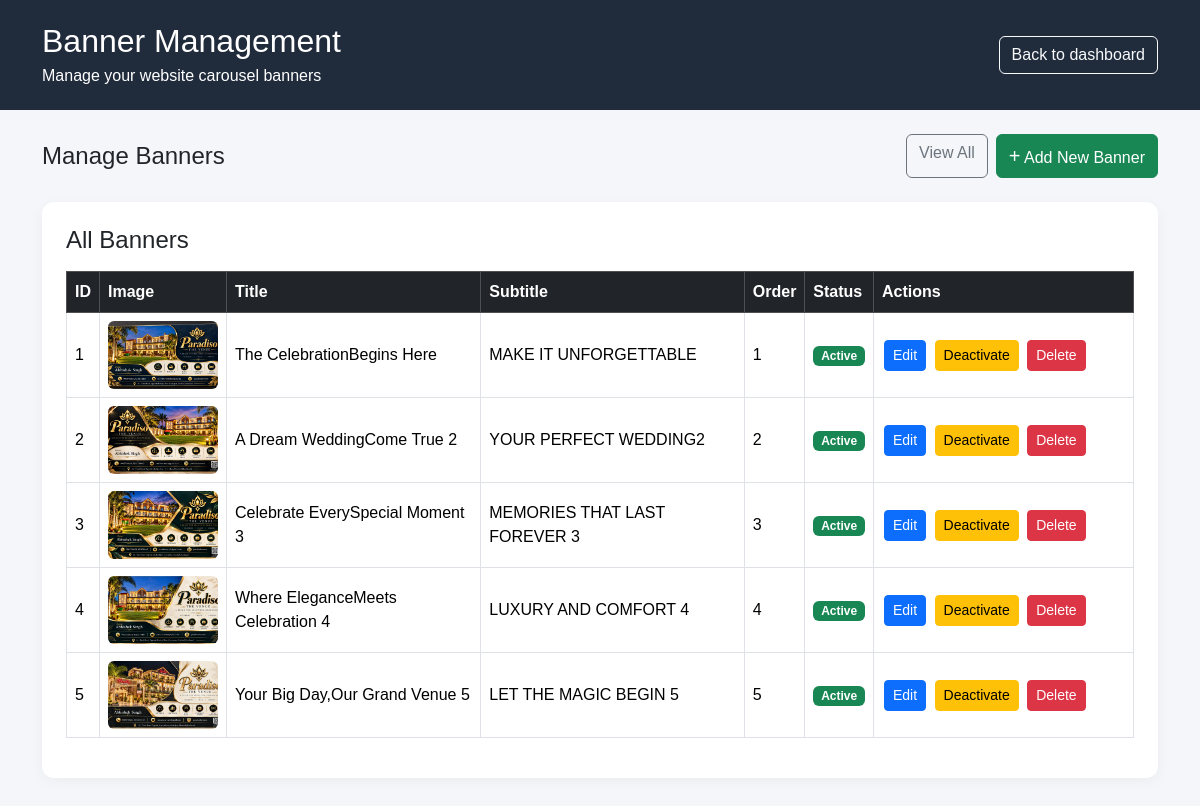
Screenshot of /manage_banner.php (signed in) with the database file from the repository.
### tables this page shows
CREATE TABLE `banners` (
  `id` int(11) NOT NULL,
  `banner_title` varchar(200) NOT NULL,
  `banner_subtitle` varchar(255) NOT NULL,
  `banner_description` text DEFAULT NULL,
  `banner_image` varchar(255) NOT NULL,
  `button_text` varchar(100) DEFAULT 'GET IN TOUCH',
  `button_link` varchar(255) DEFAULT '#contact',
  `sort_order` int(11) DEFAULT 0,
  `status` tinyint(1) DEFAULT 1,
  `created_at` timestamp NOT NULL DEFAULT current_timestamp()
);

### manage_banner.php (the view, shortened to what this page needs)
<?php
require_once __DIR__ . '/config/db.php';
$self = strtok($_SERVER['REQUEST_URI'], '?');
$self = $self ?: $_SERVER['PHP_SELF'];
function e($value) {
    return htmlspecialchars((string)$value, ENT_QUOTES, 'UTF-8');
}
$result = $conn->query('SELECT * FROM banners ORDER BY sort_order ASC, id DESC');
?>
<!DOCTYPE html>
<html lang="en">
<head>
    <link href="https://cdn.jsdelivr.net/npm/bootstrap@5.3.3/dist/css/bootstrap.min.css" rel="stylesheet">
</head>
<body>
<header class="admin-header">
    <div class="container d-flex justify-content-between align-items-center flex-wrap gap-3">
        <div>
            <h2 class="mb-1">Banner Management</h2>
            <p class="mb-0">Manage your website carousel banners</p>
        </div>
          <a href="dashboard.php" class="btn btn-outline-light">
            Back to dashboard
        </a>
    </div>
</header>
<div class="container py-4">
    <div class="d-flex justify-content-between align-items-center flex-wrap gap-2 mb-4">
        <h4 class="mb-0">Manage Banners</h4>
        <div class="d-flex gap-2">
            <a href="<?= e($self) ?>" class="btn btn-outline-secondary">View All</a>
            <a href="<?= e($self) ?>?add=1" class="btn btn-success">
                <span class="fs-5">+</span> Add New Banner
            </a>
        </div>
    </div>
    <div class="panel">
        <h4 class="mb-3">All Banners</h4>
        <div class="table-responsive">
            <table class="table table-bordered table-hover">
                <thead class="table-dark">
                    <tr>
                        <th>ID</th>
                        <th>Image</th>
                        <th>Title</th>
                        <th>Subtitle</th>
                        <th>Order</th>
                        <th>Status</th>
                        <th style="min-width:260px;">Actions</th>
                    </tr>
                </thead>
                <tbody>
                <?php if ($result->num_rows > 0): ?>
                    <?php while ($row = $result->fetch_assoc()): ?>
                    <tr>
                        <td><?= (int)$row['id'] ?></td>
                        <td>
                            <img src="<?= e($row['banner_image']) ?>" class="banner-thumb" alt="Banner image">
                        </td>
                        <td><?= e(strip_tags($row['banner_title'])) ?></td>
                        <td><?= e($row['banner_subtitle']) ?></td>
                        <td><?= (int)$row['sort_order'] ?></td>
                        <td>
                            <?php if ((int)$row['status'] === 1): ?>
                                <span class="badge bg-success">Active</span>
                            <?php else: ?>
                                <span class="badge bg-secondary">Inactive</span>
                            <?php endif; ?>
                        </td>
                        <td>
                            <a href="<?= e($self) ?>?edit=<?= (int)$row['id'] ?>" class="btn btn-sm btn-primary action-form">
                                Edit
                            </a>
                            <form action="<?= e($self) ?>" method="POST" class="action-form">
                                <button type="submit" class="btn btn-sm btn-warning">
                                    <?= (int)$row['status'] === 1 ? 'Deactivate' : 'Activate' ?>
                                </button>
                            </form>
                            <form action="<?= e($self) ?>" method="POST" class="action-form" onsubmit="return confirm('Are you sure you want to delete this banner?');">
                                <button type="submit" class="btn btn-sm btn-danger">Delete</button>
                            </form>
                        </td>
                    </tr>
                    <?php endwhile; ?>
                <?php endif; ?>
                </tbody>
            </table>
        </div>
    </div>
</div>
</body>
</html>

### manage_banner.php (style rules this page uses)
body { background: #f4f6f9; font-family: Arial, sans-serif; }
.admin-header { background: #202b3c; color: white; padding: 22px 0; }
.panel { background: white; border-radius: 12px; padding: 24px; box-shadow: 0 3px 14px #0000000b; margin-bottom: 25px; }
.banner-thumb { width: 110px; height: 68px; object-fit: cover; border-radius: 6px; }
.table td, .table th { vertical-align: middle; }
.action-form { display: inline-block; margin: 2px; }

### rows the page displays
banners: id "1", banner_image (picture), banner_title "The CelebrationBegins Here", banner_subtitle "MAKE IT UNFORGETTABLE", sort_order "1", status "Active"
banners: id "2", banner_image (picture), banner_title "A Dream WeddingCome True 2", banner_subtitle "YOUR PERFECT WEDDING2", sort_order "2", status "Active"
banners: id "3", banner_image (picture), banner_title "Celebrate EverySpecial Moment 3", banner_subtitle "MEMORIES THAT LAST FOREVER 3", sort_order "3", status "Active"
banners: id "4", banner_image (picture), banner_title "Where EleganceMeets Celebration 4", banner_subtitle "LUXURY AND COMFORT 4", sort_order "4", status "Active"
banners: id "5", banner_image (picture), banner_title "Your Big Day,Our Grand Venue 5", banner_subtitle "LET THE MAGIC BEGIN 5", sort_order "5", status "Active"
